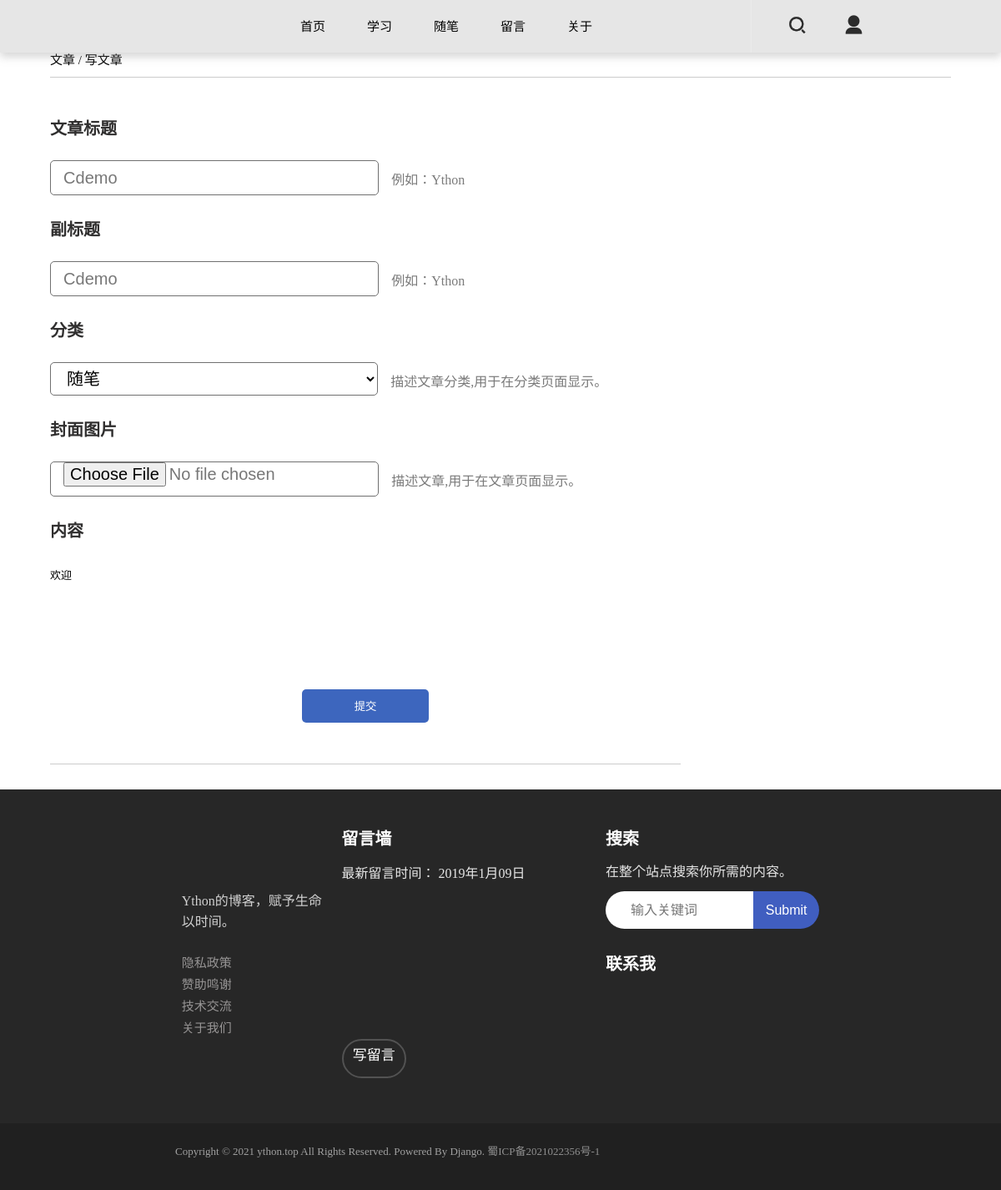
Page /rewrite/?id=18 (signed in) on the committed database.
### blog/models.py (models this page shows)
class Section(models.Model):
    id = models.AutoField(primary_key=True)
    name = models.CharField(max_length=20, verbose_name='name', unique=True)
    TreeSum = models.IntegerField(max_length=200, verbose_name='TreeSum', default=0)
    describe = models.CharField(max_length=50, verbose_name='describe', null=True)
    image = models.ImageField('照片', upload_to='uploadimg/', blank=True, null=True)
    parent = models.IntegerField(max_length=200, verbose_name='parent', default=0)

class Article(models.Model):
    id = models.AutoField(primary_key=True)
    writer = models.CharField(max_length=255, verbose_name='writer')
    time = models.DateField(verbose_name='time', auto_now=True)
    title = models.CharField(max_length=255, verbose_name='title')
    ftitle = models.CharField(max_length=255, verbose_name='ftitle', default='null')
    body = models.CharField(max_length=60000, verbose_name='body')
    parent = models.IntegerField(max_length=200, verbose_name='parent', default=0)
    section = models.IntegerField(max_length=200, verbose_name='section', default=0)
    image = models.ImageField('照片', upload_to='uploadimg/', blank=True, null=True)

### blog/views.py (the view, shortened to what this page needs)
# urls.py: path('rewrite/', views.rewrite, name='rewrite'),
@permission_required('admin.add_logentry', login_url='/accounts/login/')
def rewrite(request):
    dic = {'title2': '编辑文章', 'page': 'navs', 'navs': models.Section.objects.all(),
           'sys': models.ArticleSystem.objects.all(), 'last': models.ArticleSystem.objects.last(),
           'mess': models.Remark.objects.all().order_by('-id')[:5], 'messlast': models.Remark.objects.last()}
    getsetting(dic)
    if request.user.is_authenticated:
        dic['login'] = True
    else:
        dic['login'] = False
    id = request.GET['id']
    dic['data'] = models.Article.objects.get(id=id)
    return render(request, 'article/rewrite.html', dic)

### blog/views.py (called while the page is built)
def getsetting(dic):
    f = open('static/setting/setting.json', 'r')
    data = f.read()
    data = json.loads(data)
    dic.update(data)
    f.close()

### templates/article/rewrite.html (shortened to what this page needs)
{% extends 'article/base.html' %}
{% block content %}
<div class="adminbody">
    <p class="admintitle">文章 / 写文章</p>
    <div class="adminline"></div>
    <div class="adminbodybox">
        <div class="adminl">
        <form action="/rewrite/?id={{data.id}}" method="POST" enctype="multipart/form-data">
            <p class="admintitles"><b>文章标题</b></p>
            <div class="admininputbox">
                <input type="text" class="textbox" style="height: 40px;" name="name" value="{{data.title}}">
                <div class="textboxdata">
                    <p>例如：Ython</p>
                </div>
            </div>
            <p class="admintitles"><b>副标题</b></p>
            <div class="admininputbox">
                <input type="text" class="textbox" style="height: 40px;" name="fname" value="{{data.ftitle}}">
                <div class="textboxdata">
                    <p>例如：Ython</p>
                </div>
            </div>
            <p class="admintitles"><b>分类</b></p>
            <div class="admininputbox">
                <select class="textbox2" style="height: 40px;" name="key">
                    {% for nav in navs %}
                    {% if nav.TreeSum == 0 %}
                    <option value ="{{nav.id}}">{{nav.name}}</option>
                    {% endif %}
                    {% endfor %}
                  </select>
                <div class="textboxdata">
                    <p>描述文章分类,用于在分类页面显示。</p>
                </div>
            </div>
            <p class="admintitles"><b>封面图片</b></p>
            <div class="admininputbox">
                <input type="file" class="textbox" style="height: 40px;" name="navimg">
                <div class="textboxdata">
                    <p>描述文章,用于在文章页面显示。</p>
                </div>
            </div>
            <p class="admintitles"><b>内容</b></p>
            <div id="div1" name="body">
                <pre>{% autoescape off %}
                    {{data.body}}
                    {% endautoescape %}</pre>
            </div>
            <input type="submit" class="adminsubmit2" value="提交">
        </form>
            <div class="adminline"></div>
        </div>
    </div>
</div>
{% block bottom %}
{% include 'blog/bottom.html' %}
{% endblock %}
{% endblock %}

### templates/blog/navheader.html (shortened to what this page needs)
<header>
    <div class="headertwo">
        <div class="logo">
            <embed src="/static/svg/logo.svg" width="50" height="50" type="image/svg+xml"  style="margin-top:7px;"/>
        </div>
        <div class="navs">
                <div class="navbox"><a href="/" class="navfont2">首页</a></div>
                <ul class="nav1">
                    {% for nav in navs %}
                    {% if nav.TreeSum == 0 %}
                    {% if nav.parent == 0 %}
                    <div class="navbox"><a href="/navs/?name={{nav.id}}&page=1" class="navfont2">{{nav.name}}</a></div>
                    {% endif %}
                    {% elif nav.TreeSum > 0 %}
                    <li>
                    <div class="navbox"><a href="#" class="navfont2">{{nav.name}}</a></div>
                    </li>
                    {% endif %}
                    {% endfor %}
                </ul>
                <div class="navbox"><a href="/mess/" class="navfont2">留言</a></div>
                <div class="navbox"><a href="/about/" class="navfont2">关于</a></div>
        </div>
        <div class="search">
            <a href="/search/?name="><img src="/static/image/search1.png" alt="" width="30" height="30" style="margin-top:15px;margin-left: 40px;" ></a>
            {% if login == False %}
            <a href="/accounts/login/"><img src="/static/image/loginico1.png" alt="" width="25" height="25" style="margin-top:20px;margin-left: 40px;"></a>
            {% elif login == True %}
            <ul class="nav1">
                <li>
                <div class="navbox2"><img src="/static/image/loginico1.png" alt="" width="25" height="25" style="margin-top:14px;margin-left: 40px;"></div>
                </li>
            </ul>
            {% endif %}
        </div>
    </div>
</header>

### static/css/home.css (style rules this page uses)
* { margin:0; padding:0; }
html,body { width:100%; height:100%; font-family:"黑体"; }
header { font-family:"黑体"; }
.headertwo { height:63px; width: 100%; display: flex; background-color:rgb(245, 245, 245); box-shadow: 0px 5px 10px #88888859; z-index: 990; position: absolute; }
.logo { margin-left: 20%; width: 10%; height: 100%; }
.navs { width: 45%; height: 100%; display: flex; }
.search { width: 10%; height: 100%; border-left:1px solid rgba(255, 255, 255, 0.20); display: flex; }
.navbox { height: auto; font-size: 15px; margin-top: 20px; color: rgb(255, 255, 255); margin-right: 50px; }
.navbox2 { height: auto; font-size: 15px; margin-top: 3px; color: rgb(255, 255, 255); margin-right: 50px; }
li { list-style: none; }
a { text-decoration:none; }
.nav1 { display: flex; }
.navfont2 { color: #000000; }

### static/css/admin.css (style rules this page uses)
* { margin:0;padding:0 }
.adminbody { width: 90%; height: auto; box-shadow: 0px 0px 50px rgba(0, 0, 0, 0.171); margin: auto; padding-top: 5%; padding-left: 5%; padding-right: 5%; }
.admintitle { font-size: 15px; }
.adminline { width: 100%; height: 1px; border-bottom:1px solid rgba(0, 0, 0, 0.2); margin-top: 10px; margin-bottom: 30px; }
.adminbodybox { display: flex; height: 100%; }
.adminl { width: 70%; height: 100%; margin-right: 5%; }
.admintitles { margin-top: 15px; margin-bottom: 15px; font-size: 20px; color: rgb(48, 47, 47); }
.admininputbox { width: 100%; display: flex; }
.textbox { width: 50%; border-radius: 5px; border: 1px solid rgb(112, 112, 112); padding-left: 2%; font-size: 20px; color: rgb(119, 119, 119); margin-top: 10px; margin-bottom: 10px; }
.textbox2 { width: 52%; border-radius: 5px; border: 1px solid rgb(112, 112, 112); padding-left: 2%; font-size: 20px; margin-top: 10px; margin-bottom: 10px; background-color: rgb(255, 255, 255); }
.textboxdata { width: 44%; padding-left: 2%; padding-right: 2%; color: rgb(122, 122, 122); padding-top: 20px; }
.adminsubmit2 { width: 20%; height: 40px; margin-left: 40%; margin-top: 5%; background-color: rgb(61, 102, 190); border: 0px; border-radius: 5px; margin-bottom: 5%; color: #ffffff; }

### rows in the picture
Section: name "学习"
Section: name "随笔"
Article: name "Cdemo", fname "Cdemo", body "欢迎"

### other values in the picture
{{ SITE_DESC }} "Ython的博客，赋予生命以时间。"
{{ CN_GOV_RECORD_DATA }} "蜀ICP备2021022356号-1"
form field key "随笔"
